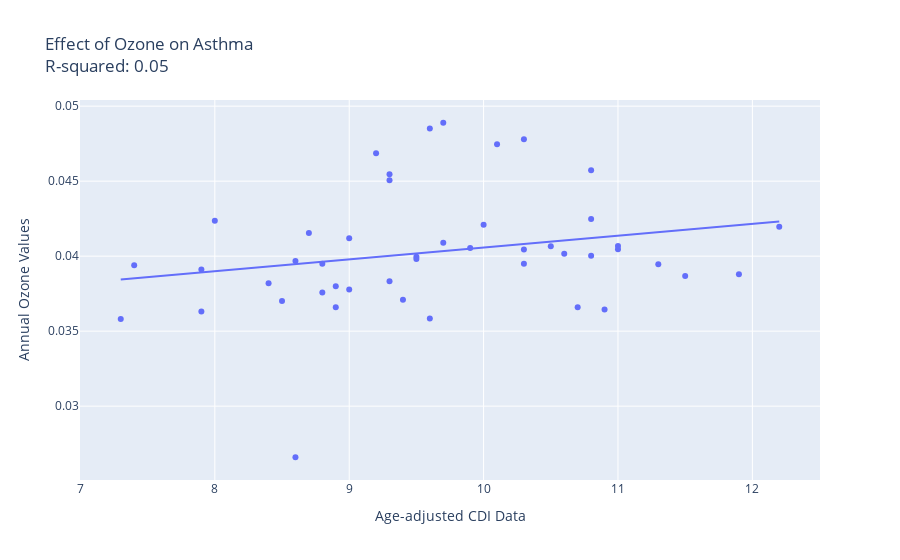

The cell this chart's notebook holds for it:
### Code cell
## Ozone and Asthma
plot_indiv_cdi('Ozone', "Asthma", asthma_df)

### Figure 1 — Plotly figure (JSON) as saved in the notebook; plotly's stock layout.template omitted (floating-point values rounded to 4 significant figures)
{"data": [{"hovertemplate": "<b>%{hovertext}</b><br><br>Age-adjusted CDI Data=%{x}<br>Annual Ozone Values=%{y}<extra></extra>", "hovertext": ["Alabama", "Arizona", "Arkansas", "California", "Colorado", "Delaware", "Florida", "Georgia", "Hawaii", "Idaho", "Illinois", "Indiana", "Iowa", "Kansas", "Kentucky", "Louisiana", "Maine", "Maryland", "Massachusetts", "Michigan", "Minnesota", "Mississippi", "Missouri", "Montana", "Nevada", "New Hampshire", "New Jersey", "New Mexico", "New York", "North Carolina", "North Dakota", "Ohio", "Oklahoma", "Oregon", "Pennsylvania", "Rhode Island", "South Carolina", "South Dakota", "Tennessee", "Texas", "Utah", "Vermont", "Virginia", "Washington", "Wisconsin", "Wyoming"], "legendgroup": "", "marker": {"color": "#636efa", "symbol": "circle"}, "mode": "markers", "name": "", "orientation": "v", "showlegend": false, "type": "scatter", "x": [9, 9.7, 8.9, 9.3, 9.6, 10.8, 7.3, 8.9, 8.6, 9.3, 8.7, 9.7, 9.3, 9.9, 11.3, 7.9, 10.9, 9, 10.6, 11, 8.5, 8.8, 9.5, 10.8, 9.2, 11.9, 8.6, 10.1, 9.5, 7.9, 8.8, 10, 11, 10.7, 10.5, 12.2, 9.4, 8, 10.3, 7.4, 10.8, 11.5, 8.4, 9.6, 10.3, 10.3], "xaxis": "x", "y": [0.03777, 0.04889, 0.03799, 0.04506, 0.04851, 0.04003, 0.03581, 0.03659, 0.02659, 0.04546, 0.04154, 0.04089, 0.03834, 0.04055, 0.03946, 0.0363, 0.03644, 0.04119, 0.04017, 0.04047, 0.03702, 0.03758, 0.03997, 0.04248, 0.04687, 0.03879, 0.03968, 0.04746, 0.03981, 0.03911, 0.0395, 0.0421, 0.04069, 0.0366, 0.04066, 0.04195, 0.03709, 0.04237, 0.03949, 0.03939, 0.04572, 0.03868, 0.0382, 0.03585, 0.04045, 0.04779], "yaxis": "y"}, {"hovertemplate": "<b>OLS trendline</b><br>Ozone = 0.00079011 * DataValue + 0.0326685<br>R<sup>2</sup>=0.051767<br><br>Age-adjusted CDI Data=%{x}<br>Annual Ozone Values=%{y} <b>(trend)</b><extra></extra>", "legendgroup": "", "marker": {"color": "#636efa", "symbol": "circle"}, "mode": "lines", "name": "", "showlegend": false, "type": "scatter", "x": [7.3, 7.4, 7.9, 7.9, 8, 8.4, 8.5, 8.6, 8.6, 8.7, 8.8, 8.8, 8.9, 8.9, 9, 9, 9.2, 9.3, 9.3, 9.3, 9.4, 9.5, 9.5, 9.6, 9.6, 9.7, 9.7, 9.9, 10, 10.1, 10.3, 10.3, 10.3, 10.5, 10.6, 10.7, 10.8, 10.8, 10.8, 10.9, 11, 11, 11.3, 11.5, 11.9, 12.2], "xaxis": "x", "y": [0.03844, 0.03852, 0.03891, 0.03891, 0.03899, 0.03931, 0.03938, 0.03946, 0.03946, 0.03954, 0.03962, 0.03962, 0.0397, 0.0397, 0.03978, 0.03978, 0.03994, 0.04002, 0.04002, 0.04002, 0.0401, 0.04017, 0.04017, 0.04025, 0.04025, 0.04033, 0.04033, 0.04049, 0.04057, 0.04065, 0.04081, 0.04081, 0.04081, 0.04096, 0.04104, 0.04112, 0.0412, 0.0412, 0.0412, 0.04128, 0.04136, 0.04136, 0.0416, 0.04175, 0.04207, 0.04231], "yaxis": "y"}], "layout": {"legend": {"tracegroupgap": 0}, "title": {"text": "Effect of Ozone on Asthma<br>R-squared: 0.05"}, "xaxis": {"anchor": "y", "domain": [0, 1], "title": {"text": "Age-adjusted CDI Data"}}, "yaxis": {"anchor": "x", "domain": [0, 1], "title": {"text": "Annual Ozone Values"}}}}
